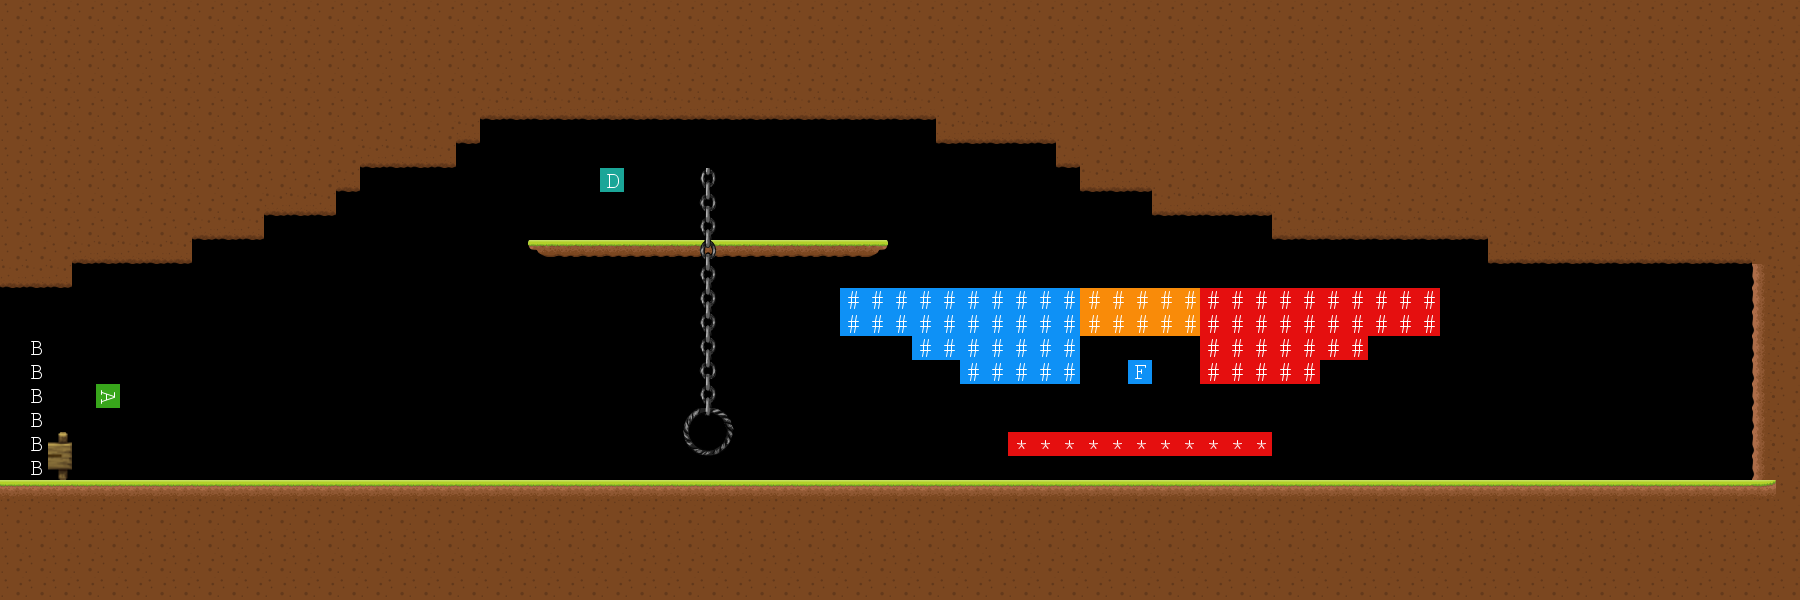

This is a level from a 2D game, rendered from its Tiled map with the project's own tilesets. A one-line summary and the map file follow, with tile-layer data summarised:
An orthogonal 75x25 tile map with 24x24 px tiles, 7 tile layers (DecorationBack_1, Base_1, Base_2, Ladder_1, ...), 6 tilesets and 1 object (1).

<map version="1.2" tiledversion="1.3.0" orientation="orthogonal" renderorder="right-down" compressionlevel="0" width="75" height="25" tilewidth="24" tileheight="24" infinite="0" nextlayerid="9" nextobjectid="3">
 <tileset firstgid="1" name="Base" tilewidth="24" tileheight="24" spacing="1" margin="1" tilecount="8" columns="8">
  <image source="maps/Base.png" width="201" height="26" />
 </tileset>
 <tileset firstgid="9" name="Solid" tilewidth="24" tileheight="24" spacing="1" margin="1" tilecount="8" columns="8">
  <image source="maps/Solid.png" width="201" height="26" />
 </tileset>
 <tileset firstgid="17" name="OtherFlags" tilewidth="24" tileheight="24" tilecount="1024" columns="32">
  <image source="maps/OtherFlags.png" width="768" height="768" />
 </tileset>
 <tileset firstgid="1041" name="Ladder" tilewidth="24" tileheight="24" tilecount="36" columns="12">
  <image source="maps/Ladder.png" width="288" height="72" />
 </tileset>
 <tileset firstgid="1077" name="Location" tilewidth="24" tileheight="24" tilecount="100" columns="10">
  <image source="maps/Location.png" width="240" height="240" />
 </tileset>
 <tileset firstgid="1177" name="Notification" tilewidth="24" tileheight="24" tilecount="100" columns="10">
  <image source="maps/Notification.png" width="240" height="240" />
 </tileset>
 <layer id="3" name="DecorationBack_1" width="75" height="25">
  <data>[1875 cells, 4 non-empty, 4 distinct tile ids]</data>
 </layer>
 <layer id="1" name="Base_1" width="75" height="25">
  <data>[1875 cells, 73 non-empty, 1 distinct tile ids]</data>
 </layer>
 <layer id="6" name="Base_2" width="75" height="25">
  <data>[1875 cells, 15 non-empty, 3 distinct tile ids]</data>
 </layer>
 <layer id="7" name="Ladder_1" width="75" height="25">
  <data>[1875 cells, 18 non-empty, 11 distinct tile ids]</data>
 </layer>
 <layer id="2" name="Solid_1" width="75" height="25">
  <data>[1875 cells, 944 non-empty, 4 distinct tile ids]</data>
 </layer>
 <layer id="4" name="Location" width="75" height="25">
  <data>[1875 cells, 88 non-empty, 7 distinct tile ids]</data>
 </layer>
 <layer id="5" name="Notification" width="75" height="25">
  <data>[1875 cells, 6 non-empty, 1 distinct tile ids]</data>
 </layer>
 <objectgroup id="8" name="ObjectZone">
  <object id="1" name="1" x="1104" y="336" width="72" height="72">
   <properties>
    <property name="0" value="YES" />
    <property name="1" value="NO" />
    <property name="10" value="3" />
    <property name="2" value="NO" />
    <property name="3" value="NO" />
    <property name="4" value="0,6,21" />
    <property name="5" value="0" />
    <property name="6" value="40" />
    <property name="7" value="2500" />
    <property name="8" value="6" />
    <property name="9" value="71100" />
   </properties>
  </object>
 </objectgroup>
</map>
